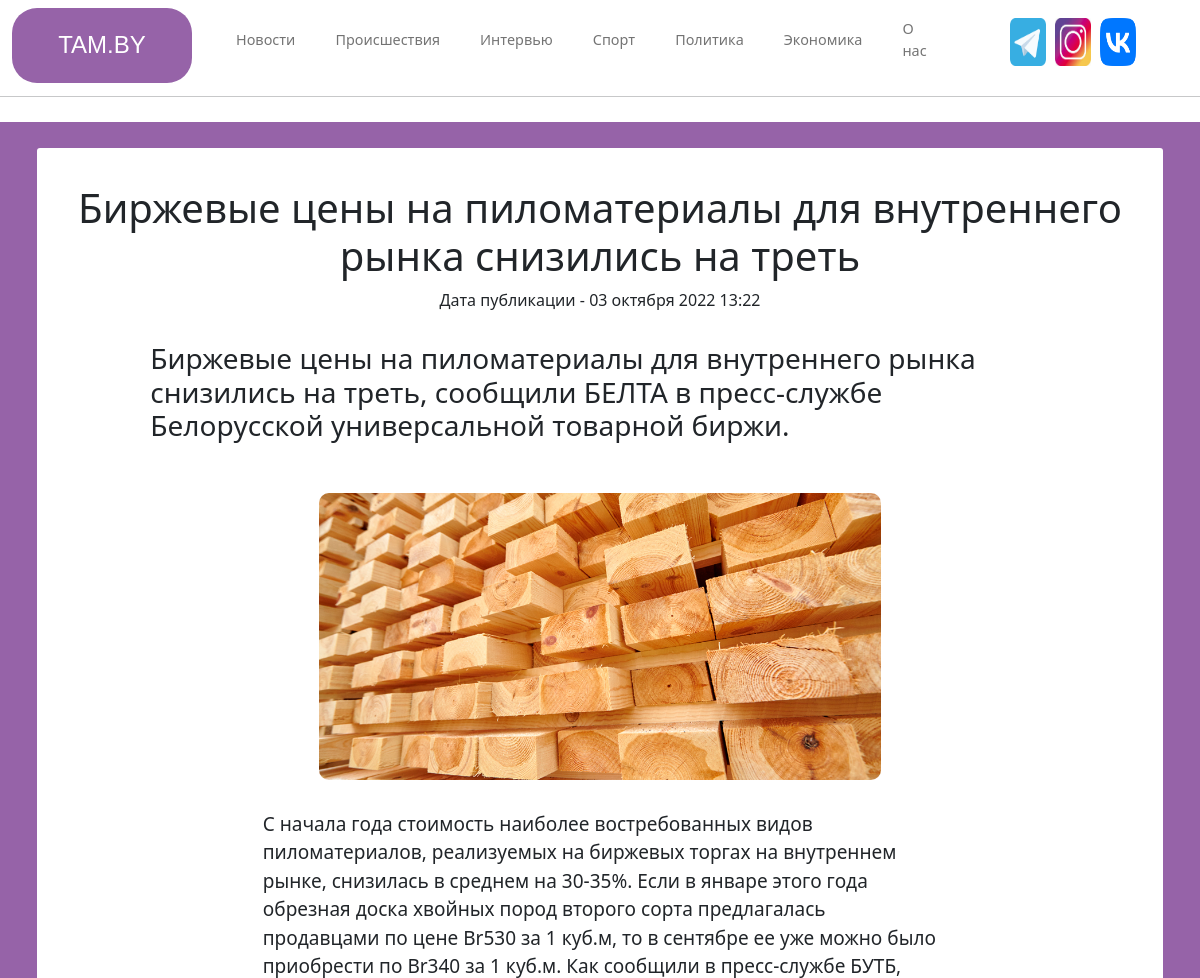
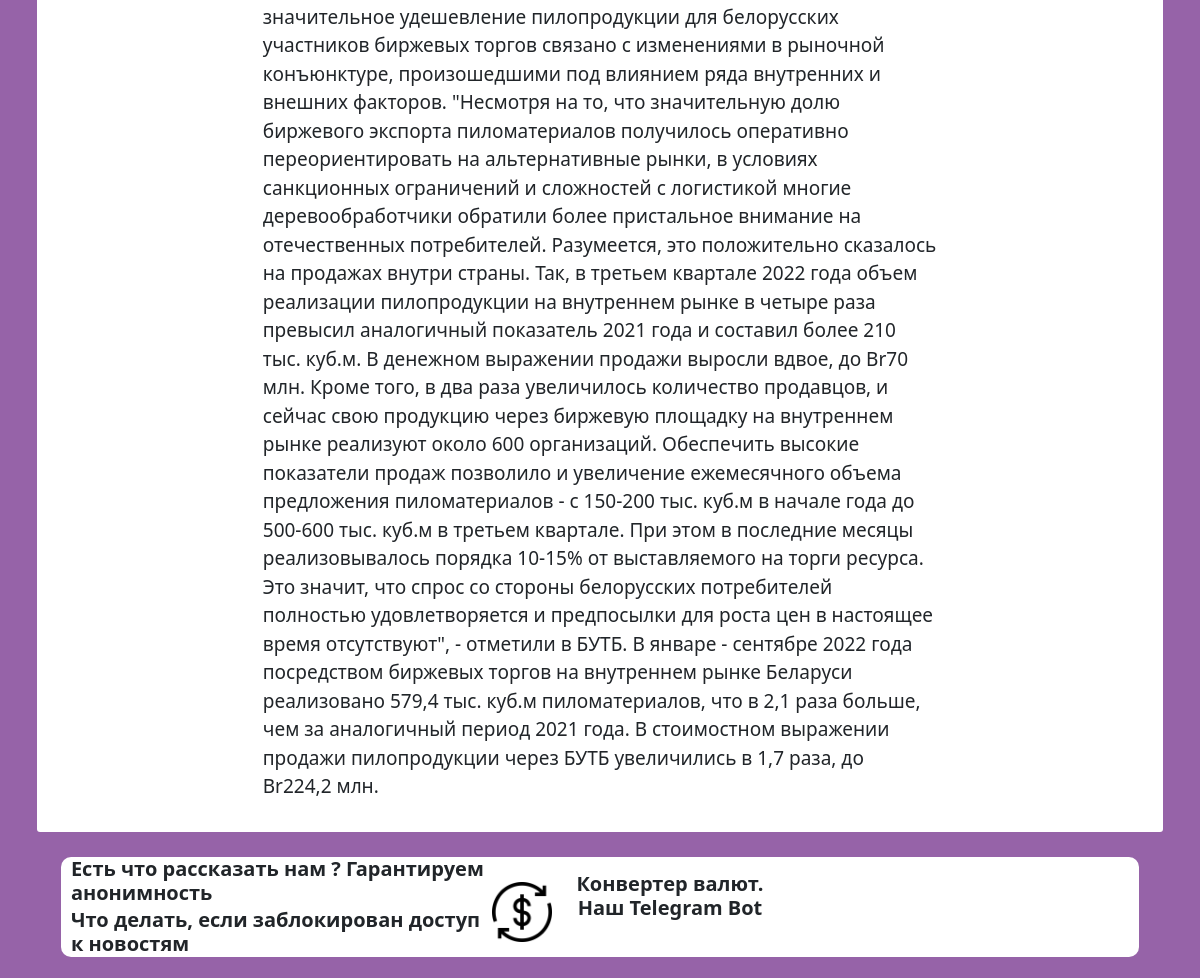
The page /news/birzhevye-ceny-na-pilomaterialy-dlya-vnutrennego-rynka-snizilis-na-tre on the database its author committed (2 pictures, top to bottom).
### books/models.py (models this page shows, shortened)
class News(models.Model):
    title = models.CharField(max_length=150)
    most_important = models.TextField(max_length=255)
    content = models.TextField(blank=False)
    time_create = models.DateTimeField(auto_now_add=True)
    time_update = models.DateTimeField(auto_now=True)
    is_published = models.BooleanField(default=True)
    photo = models.ImageField(upload_to='photos/%Y/%m/%d')
    cat = models.ForeignKey('Category', on_delete=models.PROTECT, null=True)
    slug = models.SlugField(null=True, unique=True, max_length=70)
    class Meta:
        ordering = ['-time_create', 'title']

### books/views.py (the view)
# urls.py: path('news/<slug:slug>', views.show_post, name='post'),
def show_post(request, slug):
    post = get_object_or_404(News, slug=slug)
    context = {
        'post': post,
        'title': post.title,
        'content': post.content,
        'cat_selected': 1,
        'most_important': post.most_important,
        'photo': post.photo,
        'time_create': post.time_create
    }
    return render(request, 'books/post.html', context=context)

### books/Templates/books/post.html (shortened to what this page needs)
{% extends "main page.html" %}
{% block content %}
<div class="main_post_main">
    <div class="post_main">
        <div class="title_post">
            <h1>{{post.title}}</h1>
            <p>Дата публикации - {{post.time_create|date:"d E Y H:i"}}</p>
        </div>
        <div class="post_important">
            <h3>{{post.most_important}}</h3>
        </div>
        <div class="post_img">
            <img src="{{post.photo.url}}" class="d-block w-100" style="border-radius: 10px; height:100%;"
                 alt="...">
        </div>
        <div class="content_post">
            <p>{{post.content}}</p>
        </div>
    </div>
    <div class="last55_news">
        <div class="last5_news2">
            <div class="last5_news_info">
                <h5 style="font-weight:900; margin-bottom:3px;">Есть что рассказать нам ? Гарантируем анонимность</h5>
            </div>
            <div class="last5_news_info">
                <h5 style="font-weight:900;">Что делать, если заблокирован доступ к новостям</h5>
            </div>
        </div>
        <div class="last5_news3">
            <div>
                <img src="/media/obmen.png" class="d-block w-100"
                     style="border-radius: 10px; height:60px; margin-top:10px;"
                     alt="...">
            </div>
        </div>
        <div class="last5_news4">
            <h5 style="font-weight:900;">Конвертер валют. Наш Telegram Bot</h5>
        </div>
    </div>
</div>
{% endblock %}

### books/static/books/css/main page.css (style rules this page uses)
html { height: 100%; }
body { min-height: 100%; }
.last5_news2 { width:30vh; height:100%; float:left; }
.last5_news_info { margin-left: 10px; text-size:15px; }
.last5_news3 { float:left; height:100%; display:grid; place-items: center; }
.last5_news4 { float:left; height:100%; width:20%; margin-left:10px; margin-top:15px; text-align:center; }

### books/static/books/css/post.css (style rules this page uses)
.post_main { background-color:white; width:94%; margin:25px auto 25px auto; height:90%; border-radius:3px; padding:1px; }
.title_post { text-align:center; margin-top:35px; }
.post_important { width:80%; margin:auto; margin-top:30px; margin-bottom:50px; }
.post_img { width:50%; margin:auto; height:100%; }
.content_post { width:60%; margin:auto; margin-top:30px; margin-bottom:30px; font-weight:500; font-size:19px; }
.last5_news2 { width:40%; height:100%; float:left; }
.last5_news_info { margin-left: 10px; text-size:15px; }
.last5_news3 { float:left; height:100%; }
.last5_news4 { float:left; height:100%; width:20%; margin-left:10px; margin-top:15px; text-align:center; }
.last55_news { width:90%; margin:auto; margin-top:15px; margin-bottom:20px; height:100px; background-color: white; border-radius: 10px; }
.main_post_main { background-color:#9663a8; height:auto; width:100%; border: 1px; margin-top: 25px; padding:1px; }

### rows shown on the page
News: title "Биржевые цены на пиломатериалы для внутреннего рынка снизились на треть", time_create "03 октября 2022 13:22", most_important "Биржевые цены на пиломатериалы для внутреннего рынка снизились на треть, сообщили БЕЛТА в пресс-службе Белорусской универсальной товарной биржи.", photo (picture), content "С начала года стоимость наиболее востребованных видов пиломатериалов, реализуемых на биржевых торгах на внутреннем рынке, снизилась в среднем на 30-35%. Если в январе этого года обрезная доска хвойных пород второго сорта предлагалась продавцами по цене Br530 за 1 куб.м, то в сентябре ее уже можно было приобрести по Br340 за 1 куб.м. Как сообщили в пресс-службе БУТБ, значительное удешевление пилопродукции для белорусских участников биржевых торгов связано с изменениями в рыночной конъюнктуре, произошедшими под влиянием ряда внутренних и внешних факторов. \"Несмотря на то, что значительную долю биржевого экспорта пиломатериалов получилось оперативно переориентировать на альтернативные рынки, в…"
